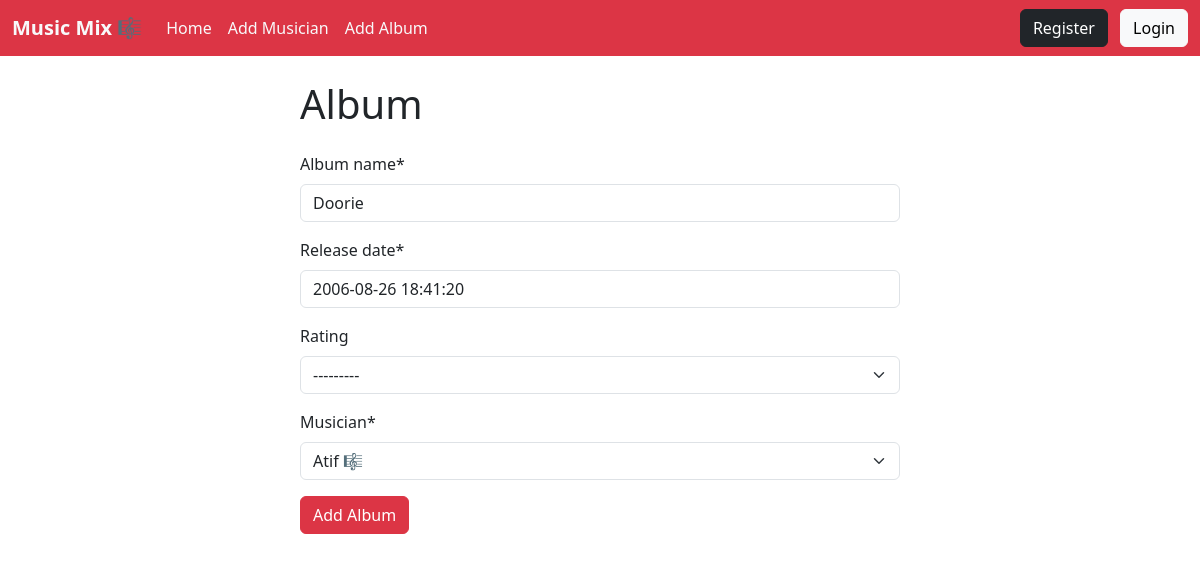
The app's page /album/edit/4/ with its own data.
### album/models.py (models this page shows, shortened)
class Album(models.Model):
    RATING = (
        ("1","1"),
        ("2","2"),
        ("3","3"),
        ("4","4"),
        ("5","5"),
    )
    album_name = models.CharField(max_length=100)
    release_date = models.DateTimeField(default=timezone.now)
    rating = models.CharField(choices=RATING, max_length=20, null=True, blank=True)
    musician = models.ForeignKey(Musician, on_delete=models.CASCADE)

### album/views.py (the view)
# urls.py: path('edit/<int:id>/', views.EditAlbumView.as_view(), name="edit_album"),
class EditAlbumView(UpdateView):
  model = models.Album
  form_class = forms.AlbumForm
  template_name = 'add_album.html'
  pk_url_kwarg = 'id'
  success_url = reverse_lazy('home')

### album/forms.py
class AlbumForm(forms.ModelForm):
    class Meta:
        model = Album
        fields = '__all__'

### musician/models.py (called while the page is built)
    def __str__(self):
        return f'{self.first_name} 🎼'

### album/templates/add_album.html (shortened to what this page needs)
{% extends "base.html" %}
{% load crispy_forms_tags  %}
{% block content %}
<form action="" style="width:50%; margin:auto" method="post">
    <h1 class="my-4">Album</h1>
    {{form | crispy}}
    <button class="btn btn-danger">Add Album</button>
</form>
{% endblock %}

### records on screen
Album: album_name "Doorie", release_date "2006-08-26 18:41:20", rating "---------", musician "Atif 🎼"
